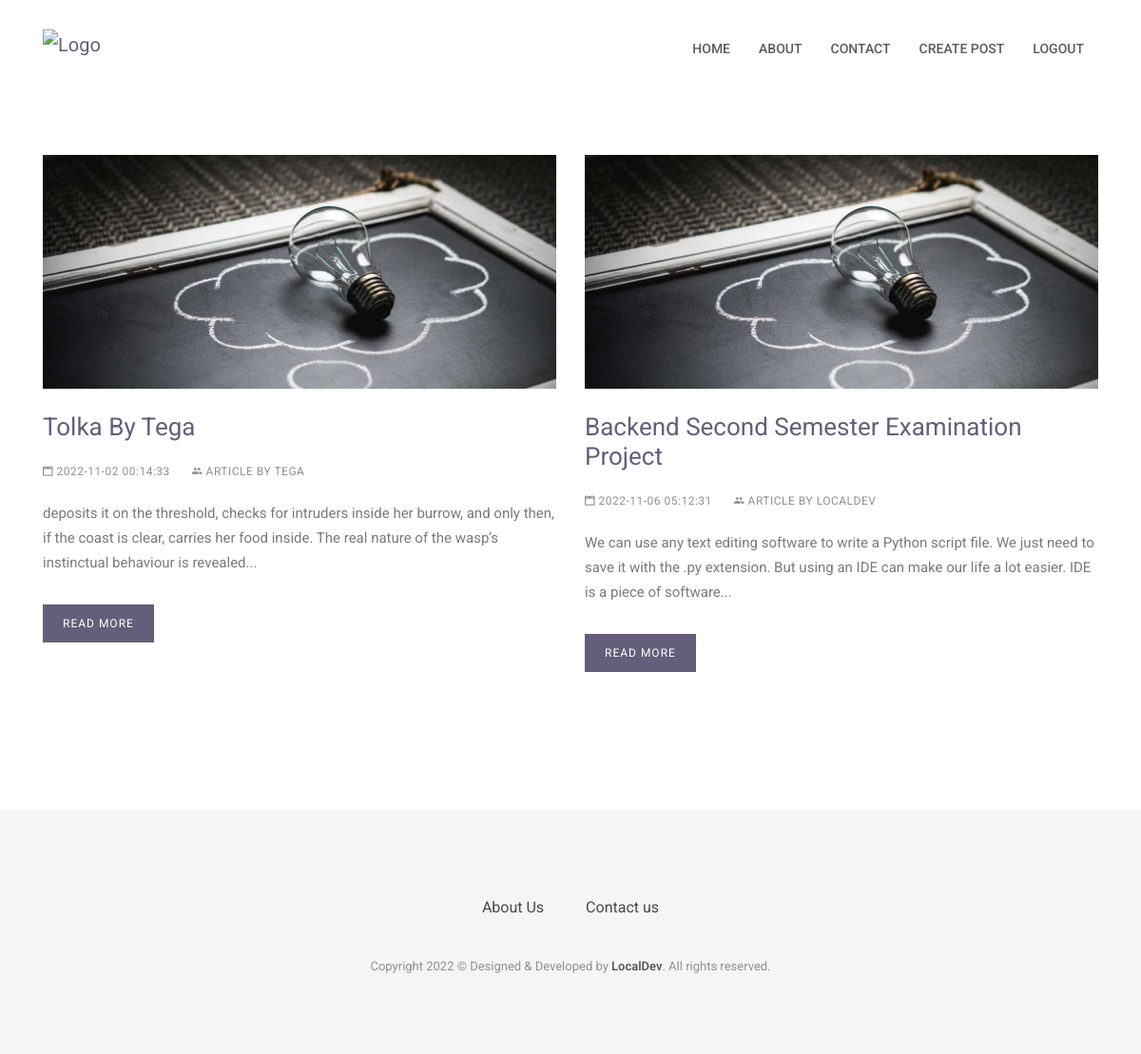
Screenshot of / (signed in) with the database file from the repository.
### website/models.py (models this page shows)
class Post(db.Model):
    id = db.Column(db.Integer, primary_key=True)
    title = db.Column(db.String(10000))
    body = db.Column(db.String(10000))
    date = db.Column(db.DateTime(timezone=True), default=func.now())
    user_id = db.Column(db.Integer, db.ForeignKey('user.id'))
    post_user = db.relationship('User', foreign_keys=[user_id])

class User(db.Model, UserMixin):
    id = db.Column(db.Integer, primary_key=True)
    email = db.Column(db.String(255), unique=True)
    username = db.Column(db.String(255), unique=True)
    first_name = db.Column(db.String(255))
    last_name = db.Column(db.String(255))
    password = db.Column(db.String(255))
    posts = db.relationship('Post')

### website/views.py (the view)
@views.route('/')
def home():
    posts = Post.query.all()
    return render_template('home.html', user=current_user, posts=posts)

### website/__init__.py (called while the page is built)
def create_app():
    app = Flask(__name__)
    app.config['SECRET_KEY'] = 'KJHUT%^#^$67796987tGBIKhkug98y9786gbpoi7^&$^&%$09hjbg'
    app.config["SQLALCHEMY_DATABASE_URI"] = f'sqlite:///{DB_NAME}'
    db.init_app(app)
    from .auth import auth
    from .views import views
    app.register_blueprint(views, url_prefix='/')
    app.register_blueprint(auth, url_prefix='/')
    from .models import Post, User
    create_database(app)
    login_manager = LoginManager()
    login_manager.login_view = 'auth.login'
    login_manager.init_app(app)
    @login_manager.user_loader
    def load_user(id):
        return User.query.get(int(id))
    return app

### website/templates/home.html (shortened to what this page needs)
{% extends 'base.html' %}
{% block content %}
<div class="page-wrapper">
	<div class="container">
		<div class="row">
            {% for post in posts %}
                <div class="col-md-6">
                    <div class="post">
                        <div class="post-thumb">
                            <a href="/post/{{post.id}}">
                                <img class="img-fluid" src="static/images/blog/blog-post-1.jpg" alt="">
                            </a>
                        </div>
                        <h3 class="post-title"><a href="/post/{{post.id}}">{{ post.title }}</a></h3>
                        <div class="post-meta">
                            <ul>
                                <li>
                                    <i class="ion-calendar"></i> {{ post.date }}
                                </li>
                                <li>
                                    <i class="ion-android-people"></i> Article By {{ post.post_user.username }}
                                </li>
                            </ul>
                        </div>
                        <div class="post-content">
                            <p>
                                {{ post.body|safe|truncate(200) }}
                            </p>
                            <a href="/post/{{post.id}}" class="btn btn-main">Read More</a>
                        </div>
                    </div>
                </div>
            {% endfor %}
		</div>
	</div>
</div>
{% endblock %}

### website/static/css/style.css (style rules this page uses)
body { line-height: 1.65; font-family: "Roboto", sans-serif; -webkit-font-smoothing: antialiased; }
h1, h2, h3, h4, h5, h6 { font-family: "Roboto", sans-serif; }
h1, h2, h3, h4, h5, h6 { font-weight: 400; }
h3 { font-size: 20px; }
p { color: #7B7B7B; font-size: 15px; font-family: "Roboto", sans-serif; line-height: 1.7; }
ol, ul { margin: 0; padding: 0; list-style: none; }
a, a:focus, a:hover { text-decoration: none; outline: 0; color: #655E7A; }
.btn-main, .btn-small, .btn-transparent { background: #655E7A; color: #fff; display: inline-block; font-size: 14px; letter-spacing: 1px; padding: 14px 35px; text-transform: uppercase; border-radius: 0; transition: all 0.2s ease; }
.page-wrapper { padding: 70px 0; }
.post { background: #fff; margin-bottom: 40px; padding-bottom: 20px; }
.post .post-title { margin-top: 10px; margin: 25px 0 0; text-transform: capitalize; font-size: 26px; margin-bottom: 20px; }
.post .post-title a { color: #655E7A; }
.post .post-meta { font-size: 13px; margin-top: 10px; text-transform: uppercase; }
.post .post-meta ul li { display: inline-block; color: #909090; margin-right: 20px; font-size: 12px; letter-spacing: 0.5px; }
.post .post-content { margin-top: 20px; }
.post .post-content p { line-height: 26px; }
.post .post-content .btn-main, .post .post-content .btn-transparent, .post .post-content .btn-small { padding: 10px 20px; margin: 15px 0; font-size: 12px; }

### rows the page displays
Post: title "Tolka By Tega", date "2022-11-02 00:14:33", post_user.username "TEGA", body "deposits it on the threshold, checks for intruders inside her burrow, and only then, if the coast is clear, carries her food inside. The real nature of the wasp’s instinctual behaviour is revealed..."
Post: title "Backend Second Semester Examination Project", date "2022-11-06 05:12:31", post_user.username "LOCALDEV", body "We can use any text editing software to write a Python script file. We just need to save it with the .py extension. But using an IDE can make our life a lot easier. IDE is a piece of software..."
